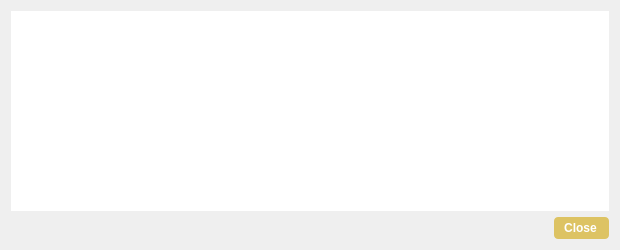
<?xml version="1.0" encoding="UTF-8"?>
<ui version="4.0">
 <class>TransactionDescDialog</class>
 <widget class="QDialog" name="TransactionDescDialog">
  <property name="geometry">
   <rect>
    <x>0</x>
    <y>0</y>
    <width>620</width>
    <height>250</height>
   </rect>
  </property>
  <property name="windowTitle">
   <string>Transaction details</string>
  </property>
  <property name="styleSheet">
   <string notr="true">font-weight:bold;
border: 0;</string>
  </property>
  <layout class="QVBoxLayout" name="verticalLayout">
   <item>
    <widget class="QTextEdit" name="detailText">
     <property name="toolTip">
      <string>This pane shows a detailed description of the transaction</string>
     </property>
     <property name="readOnly">
      <bool>true</bool>
     </property>
    </widget>
   </item>
   <item>
    <widget class="QDialogButtonBox" name="buttonBox">
     <property name="styleSheet">
      <string notr="true">background-color: rgb(221, 195, 99);
color: rgb(255, 255, 255);
border-radius: 4px;
border-color:  rgb(221, 195, 99);
font-weight: 600;
padding: 4px;
padding-left: 10px;
padding-right: 12px;
icon-size: 0;</string>
     </property>
     <property name="orientation">
      <enum>Qt::Horizontal</enum>
     </property>
     <property name="standardButtons">
      <set>QDialogButtonBox::Close</set>
     </property>
    </widget>
   </item>
  </layout>
 </widget>
 <resources/>
 <connections>
  <connection>
   <sender>buttonBox</sender>
   <signal>accepted()</signal>
   <receiver>TransactionDescDialog</receiver>
   <slot>accept()</slot>
   <hints>
    <hint type="sourcelabel">
     <x>248</x>
     <y>254</y>
    </hint>
    <hint type="destinationlabel">
     <x>157</x>
     <y>274</y>
    </hint>
   </hints>
  </connection>
  <connection>
   <sender>buttonBox</sender>
   <signal>rejected()</signal>
   <receiver>TransactionDescDialog</receiver>
   <slot>reject()</slot>
   <hints>
    <hint type="sourcelabel">
     <x>316</x>
     <y>260</y>
    </hint>
    <hint type="destinationlabel">
     <x>286</x>
     <y>274</y>
    </hint>
   </hints>
  </connection>
 </connections>
</ui>
